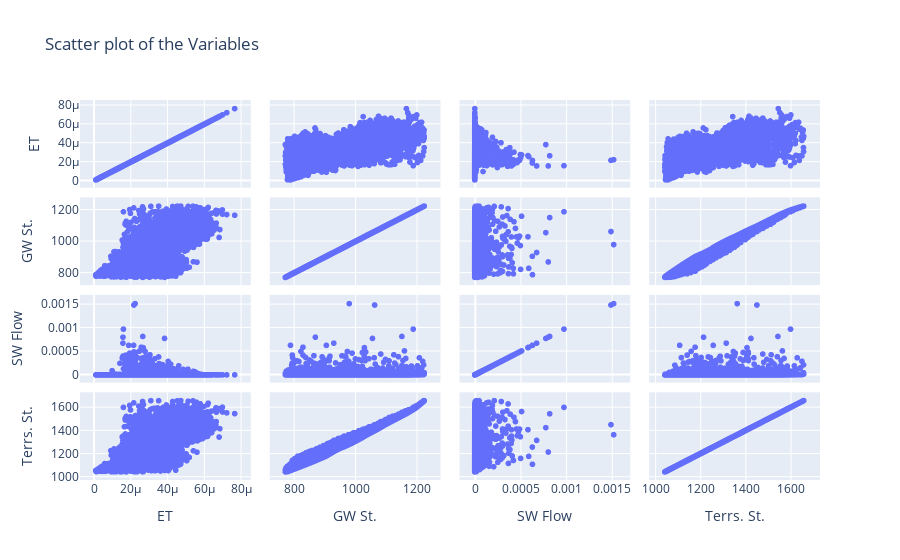

Notebook code for this chart:
### Code cell
# plotting the scatter plot of the remaining variables
fig = px.scatter_matrix(df_copy,
                        dimensions=['Avg. ET','Avg. Gw Storage','Avg. Storm Sw Runoff','Avg. Terrestrial water storage'],
                        title='Scatter plot of the Variables',
                        labels={'Avg. ET':'ET','Avg. Gw Storage':'GW St.','Avg. Storm Sw Runoff':'SW Flow','Avg. Terrestrial water storage':'Terrs. St.'},
                        template='plotly')
fig.show()

### Figure 1 — Plotly figure (JSON) as saved in the notebook; plotly's stock layout.template omitted (floating-point values rounded to 4 significant figures; data arrays with more than 128 entries replaced by an {"elided": "..."} marker saying what was removed)
{"data": [{"dimensions": [{"axis": {"matches": true}, "label": "ET", "values": {"elided": "4929 float values"}}, {"axis": {"matches": true}, "label": "GW St.", "values": {"elided": "4929 float values"}}, {"axis": {"matches": true}, "label": "SW Flow", "values": {"elided": "4929 float values"}}, {"axis": {"matches": true}, "label": "Terrs. St.", "values": {"elided": "4929 float values"}}], "hovertemplate": "%{xaxis.title.text}=%{x}<br>%{yaxis.title.text}=%{y}<extra></extra>", "legendgroup": "", "marker": {"color": "#636efa", "symbol": "circle"}, "name": "", "showlegend": false, "type": "splom"}], "layout": {"dragmode": "select", "legend": {"tracegroupgap": 0}, "title": {"text": "Scatter plot of the Variables"}}}
